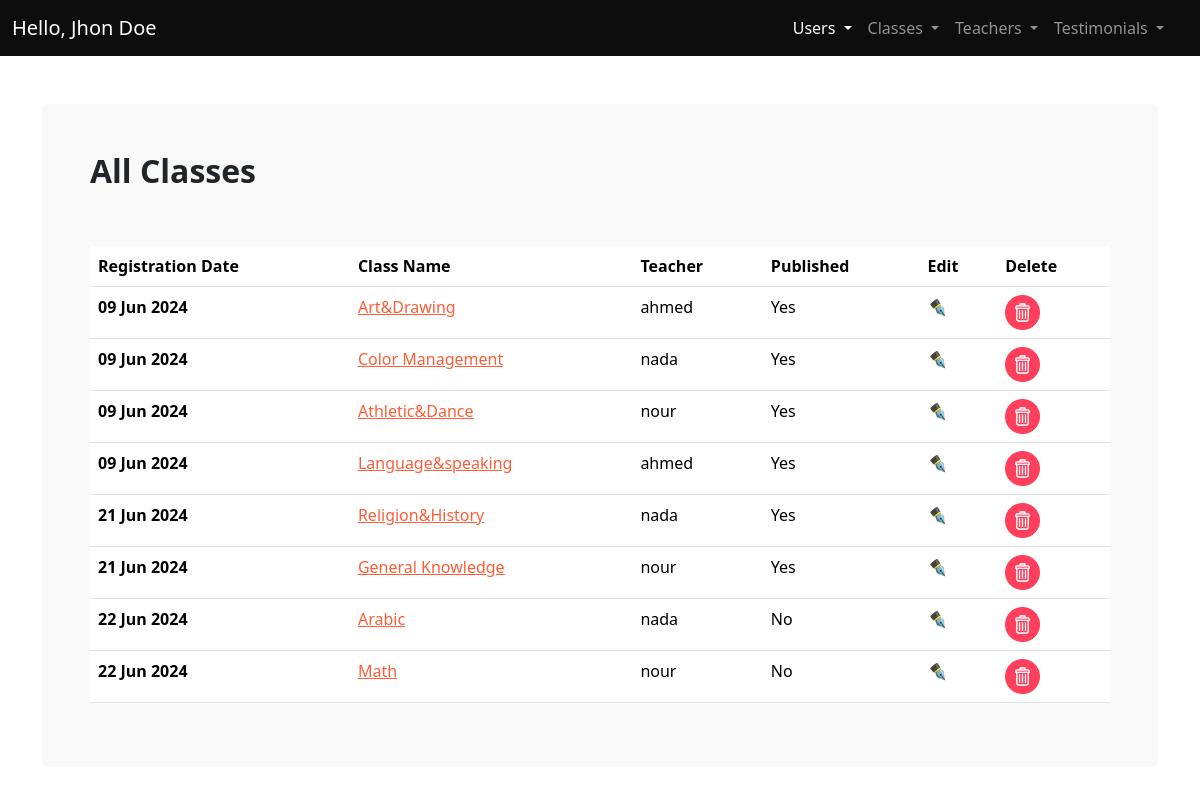
Screenshot of /admin/classes.php (signed in) with the database file from the repository.
### tables this page shows
CREATE TABLE `classes` (
  `id` int(11) NOT NULL,
  `RegDate` timestamp NOT NULL DEFAULT current_timestamp(),
  `classname` varchar(50) NOT NULL,
  `price` float NOT NULL,
  `capacity` int(11) NOT NULL,
  `age1` int(11) NOT NULL,
  `age2` int(11) NOT NULL,
  `time1` time NOT NULL,
  `time2` time NOT NULL,
  `published` enum('Yes','No') NOT NULL,
  `image` varchar(50) NOT NULL,
  `teacher_id` int(11) NOT NULL
);

CREATE TABLE `teachers` (
  `id` int(11) NOT NULL,
  `RegDate` timestamp NOT NULL DEFAULT current_timestamp(),
  `fullname` varchar(50) NOT NULL,
  `jobtitle` varchar(50) NOT NULL,
  `published` enum('Yes','No') NOT NULL,
  `image` varchar(50) NOT NULL
);

### admin/classes.php (the view, shortened to what this page needs)
<?php
require_once "./includes/conn.php";
  try{
$sql= "SELECT * FROM `classes` ";
$stmt = $conn->prepare($sql);
$stmt->execute();
$classes = $stmt->fetchAll();
} catch(PDOException $e){
  $error = "Connection failed: " . $e->getMessage();
}
try{
  $sqlteac = "SELECT * FROM `teachers`";
  $stmtteac = $conn->prepare($sqlteac);
  $stmtteac->execute();
  $teachers = $stmtteac->fetchAll();
  }catch(PDOException $e){
    $error =  "Connection failed: " . $e->getMessage();
  }
?>
<!DOCTYPE html>
<html lang="en">
  <head>
    <link rel="stylesheet" href="css/main.min.css" />
    <link rel="stylesheet" href="css/styles.css" />
  </head>
  <body>
    <main>
    <?php
      require_once "../includes/nav.php";
      ?>
      <div class="container my-5">
        <div class="bg-light p-5 rounded">
          <h2 class="fw-bold fs-2 mb-5 pb-2">All Classes</h2>
          <div class="table-responsive">
          <table class="table table-hover">
            <thead>
              <tr>
                <th scope="col">Registration Date</th>
                <th scope="col">Class Name</th>
                <th scope="col">Teacher</th>
                <th scope="col">Published</th>
                <th scope="col">Edit</th>
                <th scope="col">Delete</th>
              </tr>
            </thead>
            <tbody>
              <?php foreach($classes as $class) {
              $date = date_create($class['RegDate']);
              ?>
              <tr>
                  <th scope="row"><?php echo  date_format($date,"d M Y ")?></th>
                  <td><a href="class_details.php?id=<?php echo $class['id'] ?>"> <?php echo $class['classname'] ?> </a></td>
                <td   >  <?php foreach($teachers as $teacher){ ?>
                <?php  echo ($teacher["id"] == $class['teacher_id']) ? $teacher['fullname'] : "" ?> <?php } ?>  </td>
                <td> <?php echo $class['published'] ?></td>
                <td><a href="edit_class.php?id=<?php echo $class['id'] ?>" class="text-decoration-none"><i>✒️</i></a></td>
                <td><a href="delete_class.php?id=<?php echo $class['id'] ?>" onclick ="return confirm('Are you sure you want to delete?')" class="text-decoration-none"><img src="../img/trash-bin.png" alt="" style="max-width: 35px"></a></td>
              </tr>
              <?php } ?>
            </tbody>
          </table>
        </div>
        </div>
      </div>
    </main>
  </body>
</html>

### rows the page displays
classes: RegDate "09 Jun 2024", classname "Art&Drawing", published "Yes"
teachers: fullname "ahmed"
classes: RegDate "09 Jun 2024", classname "Color Management", published "Yes"
teachers: fullname "nada"
classes: RegDate "09 Jun 2024", classname "Athletic&Dance", published "Yes"
teachers: fullname "nour"
classes: RegDate "09 Jun 2024", classname "Language&speaking", published "Yes"
classes: RegDate "21 Jun 2024", classname "Religion&History", published "Yes"
classes: RegDate "21 Jun 2024", classname "General Knowledge", published "Yes"
classes: RegDate "22 Jun 2024", classname "Arabic", published "No"
classes: RegDate "22 Jun 2024", classname "Math", published "No"
